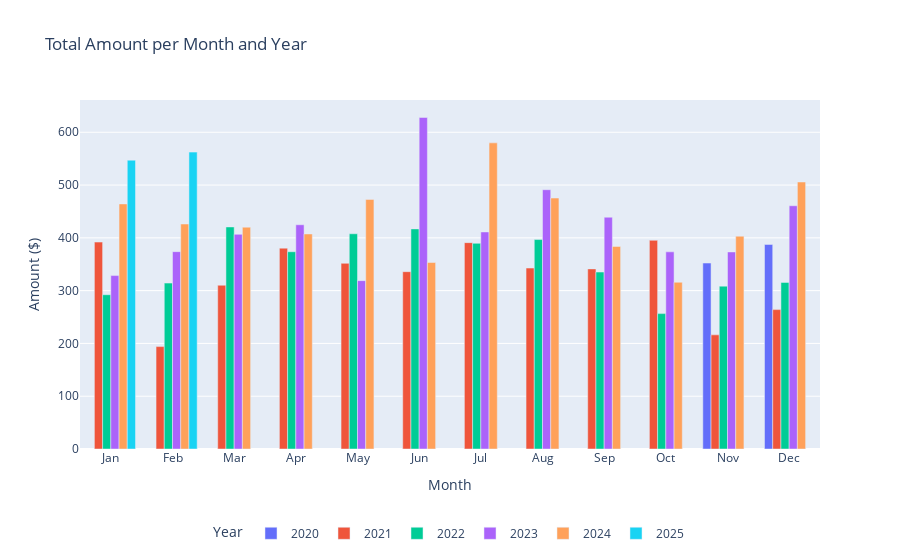

The notebook cell this image was saved under:
### Code cell
# convert to Plotly format
monthly_amount_pivot = monthly_amount_pivot.reset_index()

# create traces, one for each year
traces = []
for year in monthly_amount_pivot.columns[1:]:
    traces.append(
        go.Bar(
            x=monthly_amount_pivot["Month"],
            y=monthly_amount_pivot[year],
            name=str(year),
            hovertemplate="Month: %{x}<br>Amount: $%{y:.2f}<br>Year: " + str(year),
        )
    )

# create fig
fig = go.Figure(data=traces)

# update layout
fig.update_layout(
    barmode="group",
    title="Total Amount per Month and Year",
    xaxis=dict(
        tickmode="array",
        tickvals=list(range(1, 13)),
        ticktext=[
            "Jan",
            "Feb",
            "Mar",
            "Apr",
            "May",
            "Jun",
            "Jul",
            "Aug",
            "Sep",
            "Oct",
            "Nov",
            "Dec",
        ],
        title="Month",
    ),
    yaxis=dict(title="Amount ($)"),
    legend_title_text="Year",
)



# legend to center bottom
fig.update_layout(
    legend=dict(
        orientation="h",
        x=0.5,
        xanchor="center",
        y=-0.2
    )
)

# plot
fig.show()

### Figure 1 — Plotly figure (JSON) as saved in the notebook; plotly's stock layout.template omitted (floating-point values rounded to 4 significant figures)
{"data": [{"hovertemplate": "Month: %{x}<br>Amount: $%{y:.2f}<br>Year: 2020", "name": "2020", "type": "bar", "x": [1, 2, 3, 4, 5, 6, 7, 8, 9, 10, 11, 12], "y": [null, null, null, null, null, null, null, null, null, null, 352.3, 387.5]}, {"hovertemplate": "Month: %{x}<br>Amount: $%{y:.2f}<br>Year: 2021", "name": "2021", "type": "bar", "x": [1, 2, 3, 4, 5, 6, 7, 8, 9, 10, 11, 12], "y": [392, 194, 310.2, 380.5, 351.7, 335.9, 390.9, 342.8, 341.2, 395.4, 216.2, 264.0]}, {"hovertemplate": "Month: %{x}<br>Amount: $%{y:.2f}<br>Year: 2022", "name": "2022", "type": "bar", "x": [1, 2, 3, 4, 5, 6, 7, 8, 9, 10, 11, 12], "y": [292.2, 314.3, 420.7, 373.7, 407.7, 417.0, 389.7, 396.8, 335.2, 256.5, 308.5, 315.6]}, {"hovertemplate": "Month: %{x}<br>Amount: $%{y:.2f}<br>Year: 2023", "name": "2023", "type": "bar", "x": [1, 2, 3, 4, 5, 6, 7, 8, 9, 10, 11, 12], "y": [328.5, 373.9, 406.6, 424.8, 318.9, 628.1, 411.2, 491.2, 439.1, 373.5, 373.3, 460.8]}, {"hovertemplate": "Month: %{x}<br>Amount: $%{y:.2f}<br>Year: 2024", "name": "2024", "type": "bar", "x": [1, 2, 3, 4, 5, 6, 7, 8, 9, 10, 11, 12], "y": [464.3, 426.2, 420.2, 407.3, 472.9, 353.2, 579.9, 475.4, 383.7, 315.9, 403.1, 505.8]}, {"hovertemplate": "Month: %{x}<br>Amount: $%{y:.2f}<br>Year: 2025", "name": "2025", "type": "bar", "x": [1, 2, 3, 4, 5, 6, 7, 8, 9, 10, 11, 12], "y": [547.2, 562.4, null, null, null, null, null, null, null, null, null, null]}], "layout": {"barmode": "group", "legend": {"orientation": "h", "title": {"text": "Year"}, "x": 0.5, "xanchor": "center", "y": -0.2}, "title": {"text": "Total Amount per Month and Year"}, "xaxis": {"tickmode": "array", "ticktext": ["Jan", "Feb", "Mar", "Apr", "May", "Jun", "Jul", "Aug", "Sep", "Oct", "Nov", "Dec"], "tickvals": [1, 2, 3, 4, 5, 6, 7, 8, 9, 10, 11, 12], "title": {"text": "Month"}}, "yaxis": {"title": {"text": "Amount ($)"}}}}
